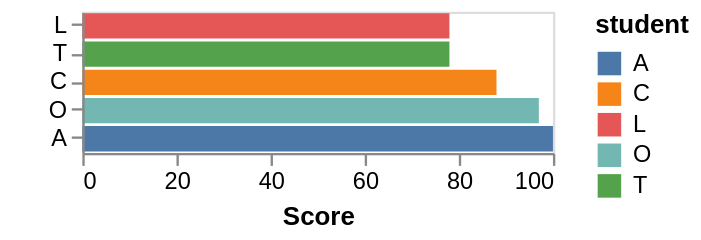

Vega-Lite specification for this chart:
### Vega specification from a JSON file in a GitHub repository (floating-point values rounded to 4 significant figures)
{"$schema": "https://vega.github.io/schema/vega/v3.0.json", "description": "A bar graph showing the scores of the top 5 students. This shows an example of the window transform, for how the top K (5) can be filtered, and also how a rank can be computed for each student.", "autosize": "pad", "padding": 5, "width": 200, "style": "cell", "data": [{"name": "source_0", "values": [{"student": "A", "score": 100}, {"student": "B", "score": 56}, {"student": "C", "score": 88}, {"student": "D", "score": 65}, {"student": "E", "score": 45}, {"student": "F", "score": 23}, {"student": "G", "score": 66}, {"student": "H", "score": 67}, {"student": "I", "score": 13}, {"student": "J", "score": 12}, {"student": "K", "score": 50}, {"student": "L", "score": 78}, {"student": "M", "score": 66}, {"student": "N", "score": 30}, {"student": "O", "score": 97}, {"student": "P", "score": 75}, {"student": "Q", "score": 24}, {"student": "R", "score": 42}, {"student": "S", "score": 76}, {"student": "T", "score": 78}, {"student": "U", "score": 21}, {"student": "V", "score": 46}]}, {"name": "data_0", "source": "source_0", "transform": [{"type": "formula", "expr": "toNumber(datum[\"score\"])", "as": "score"}, {"type": "window", "params": [null], "as": ["rank"], "ops": ["rank"], "fields": ["score"], "sort": {"field": ["score"], "order": ["ascending"]}, "groupby": ["Student"], "frame": [null, 0]}, {"type": "window", "params": [null], "as": ["totalStudents"], "ops": ["count"], "fields": ["score"], "sort": {"field": ["score"], "order": ["ascending"]}, "groupby": ["Student"], "frame": [null, null]}, {"type": "filter", "expr": "datum.totalStudents - datum.rank < 5"}]}, {"name": "data_1", "source": "data_0", "transform": [{"type": "filter", "expr": "datum[\"score\"] !== null && !isNaN(datum[\"score\"])"}]}], "signals": [{"name": "y_step", "value": 12}, {"name": "height", "update": "bandspace(domain('y').length, 0.1, 0.05) * y_step"}], "marks": [{"name": "marks", "type": "rect", "style": ["bar"], "from": {"data": "data_1"}, "encode": {"update": {"fill": {"scale": "color", "field": "student"}, "x": {"scale": "x", "field": "score"}, "x2": {"scale": "x", "value": 0}, "y": {"scale": "y", "field": "student"}, "height": {"scale": "y", "band": true}}}}], "scales": [{"name": "x", "type": "linear", "domain": {"data": "data_1", "field": "score"}, "range": [0, {"signal": "width"}], "nice": true, "zero": true}, {"name": "y", "type": "band", "domain": {"data": "data_0", "field": "student", "sort": {"field": "score", "op": "average"}}, "range": {"step": {"signal": "y_step"}}, "paddingInner": 0.1, "paddingOuter": 0.05}, {"name": "color", "type": "ordinal", "domain": {"data": "data_1", "field": "student", "sort": true}, "range": "category"}], "axes": [{"scale": "x", "orient": "bottom", "title": "Score", "labelFlush": true, "labelOverlap": true, "tickCount": {"signal": "ceil(width/40)"}, "zindex": 1}, {"scale": "y", "orient": "left", "zindex": 1}], "legends": [{"fill": "color", "title": "student", "encode": {"symbols": {"update": {"shape": {"value": "square"}}}}}], "config": {"axisY": {"minExtent": 30}}}
